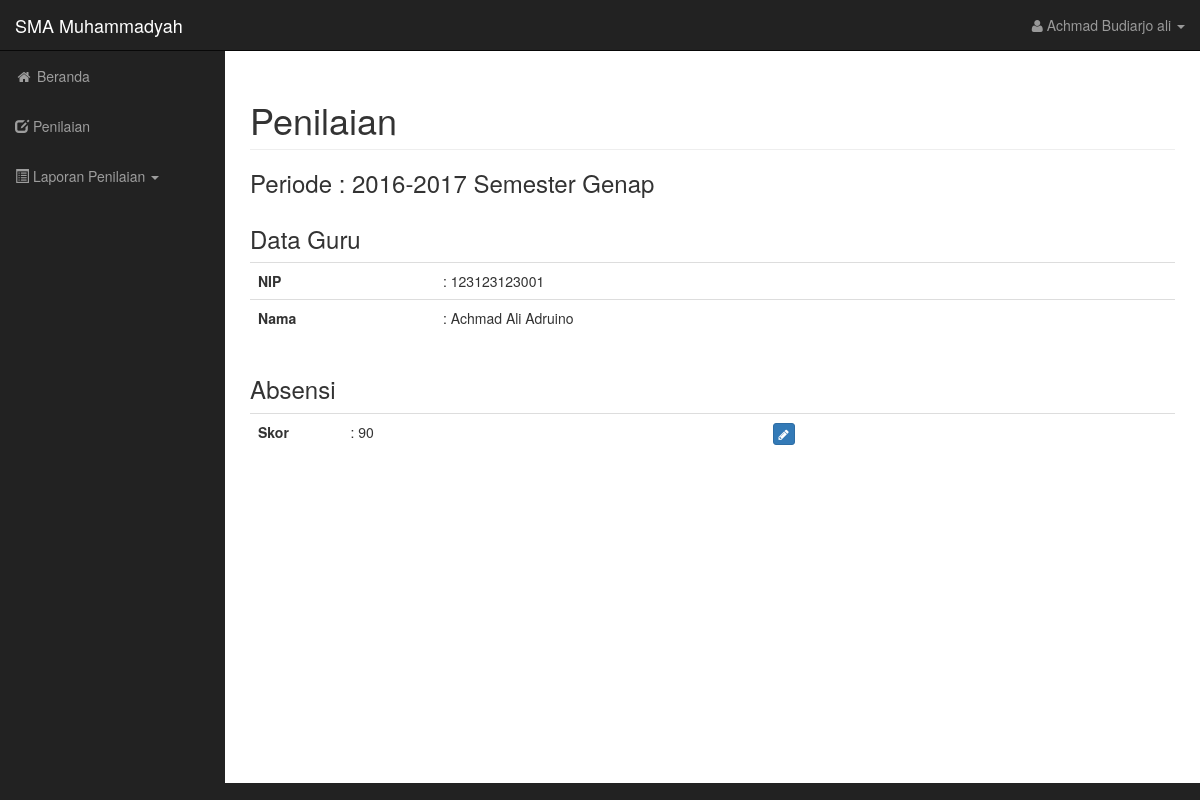
The app's page /index.php?p=penilaian&id=123123123001 (signed in) with its own data.
### tables this page shows
CREATE TABLE IF NOT EXISTS `pengguna` (
  `username` varchar(50) NOT NULL,
  `password` varchar(50) DEFAULT NULL,
  `nama` varchar(100) DEFAULT NULL,
  `hak_akses` int(11) DEFAULT NULL COMMENT '1 : Kepala Sekolah; 2 : Wakil Kepala Sekolah; 3 : Tata Usaha',
  PRIMARY KEY (`username`)
);

CREATE TABLE IF NOT EXISTS `periode` (
  `id_periode` int(11) NOT NULL AUTO_INCREMENT,
  `nama_periode` varchar(50) DEFAULT NULL,
  `sts` int(11) DEFAULT '0',
  `batas_waktu` date DEFAULT '0000-00-00',
  PRIMARY KEY (`id_periode`)
);

CREATE TABLE IF NOT EXISTS `data_guru` (
  `nip` varchar(50) NOT NULL,
  `nama_guru` varchar(100) DEFAULT NULL,
  `alamat` text,
  `tgl_lahir` date DEFAULT NULL,
  `jenis_kelamin` char(1) DEFAULT NULL,
  `status_kawin` char(1) DEFAULT NULL,
  `no_telp` varchar(20) DEFAULT NULL,
  `status_guru` varchar(20) DEFAULT NULL,
  `pendidikan_terakhir` varchar(20) DEFAULT NULL,
  PRIMARY KEY (`nip`)
);

CREATE TABLE IF NOT EXISTS `penilaian` (
  `id_penilaian` char(15) NOT NULL,
  `id_periode` int(11) NOT NULL,
  `nip` varchar(50) NOT NULL,
  `skor_absen` double NOT NULL DEFAULT '0',
  `skor_pertanyaan` double NOT NULL DEFAULT '0',
  `total_skor` double NOT NULL DEFAULT '0',
  PRIMARY KEY (`id_penilaian`),
  KEY `id_periode` (`id_periode`),
  KEY `nip` (`nip`),
  CONSTRAINT `FK_penilaian_data_guru` FOREIGN KEY (`nip`) REFERENCES `data_guru` (`nip`) ON DELETE CASCADE ON UPDATE CASCADE,
  CONSTRAINT `FK_penilaian_periode` FOREIGN KEY (`id_periode`) REFERENCES `periode` (`id_periode`) ON DELETE CASCADE ON UPDATE CASCADE
);

### config/koneksi.php (called while the page is built, shortened)
<?php
	function get_user()
	{
		$v = $_SESSION[md5('admin')];
		$data = mysql_query("SELECT * FROM pengguna WHERE username = '$v' ");
		$row = mysql_fetch_array($data);
        return  $row['nama'];
	}
	function get_hak_akses()
	{
		$v = $_SESSION[md5('admin')];
		$data = mysql_query("SELECT * FROM pengguna WHERE username = '$v' ");
		$row = mysql_fetch_array($data);
        return  $row['hak_akses'];
	}
	function get_periode()
	{
		$q = mysql_query("SELECT * FROM periode WHERE sts = 1");
		$row = mysql_fetch_array($q);
		return $row['id_periode'];
	}
	function get_periode_txt()
	{
		$q = mysql_query("SELECT * FROM periode WHERE sts = 1");
		$row = mysql_fetch_array($q);
		return $row['nama_periode'];
	}
	function get_skore_absen($idg='')
	{
		$idper = get_periode();
		$n = mysql_query("SELECT * FROM penilaian WHERE nip = '$idg' AND id_periode = $idper");
		$cn = mysql_num_rows($n);
		if($cn==0){
			$ret = '0';
		}else{
			$row = mysql_fetch_array($n);
			$ret = $row['skor_absen'];
		}
		return $ret;
	}
?>

### index.php (the view, shortened to what this page needs)
<?php require_once('config/koneksi.php');
?>
<!DOCTYPE html>
<html lang="en">
<head>
    <link rel="stylesheet" href="assets/css/bootstrap.min.css">
    <link href="assets/css/font-awesome.css" rel="stylesheet" type="text/css">
    <link href="assets/plugins/summernote/dist/summernote.css" rel="stylesheet" type="text/css">
    <link rel="stylesheet" href="assets/css/bootstrap-datepicker.min.css">
    <link rel="stylesheet" href="assets/css/bootstrap-datetimepicker.min.css">
    <link href="assets/plugins/morrisjs/morris.css" rel="stylesheet">
    <link rel="stylesheet" href="assets/css/sb-admin.css">
</head>
<body>
    <div id="wrapper">
        <nav class="navbar navbar-inverse navbar-fixed-top" role="navigation">
            <div class="navbar-header">
                <a class="navbar-brand" href="index.php">SMA Muhammadyah</a>
            </div>
            <ul class="nav navbar-right top-nav">
                <li class="dropdown">
                    <a href="#" class="dropdown-toggle" data-toggle="dropdown"><i class="fa fa-user"></i> <?= get_user(); ?> <b class="caret"></b></a>
                </li>
            </ul>
            <div class="collapse navbar-collapse navbar-ex1-collapse">
                <ul class="nav navbar-nav side-nav">
                    <li id="home">
                        <a href="index.php"><i class="fa fa-fw fa-home"></i> Beranda</a>
                    </li>
                    <?php if(get_hak_akses()==1 || get_hak_akses()==2 || get_hak_akses()==3){ ?>
                    <li id="penilaian">
                        <a href="index.php?p=penilaian"><i class="glyphicon glyphicon-edit"></i>  Penilaian</a>
                    </li>
                    <li id="lap_penilaian">
                        <a href="javascript:;" data-toggle="collapse" data-target="#men-lap"><i class="glyphicon glyphicon-list-alt"></i>  Laporan Penilaian <b class="caret "></b></a>
                    </li>
                    <?php } ?>
                </ul>
            </div>
        </nav>
        <div id="page-wrapper">
            <div class="container-fluid">
                <?php
                    if(isset($_GET['p'])){
                        $dir = 'pages';
                        $page = $_GET['p'].'.php';
                        $hal = scandir($dir);
                        if(in_array($page, $hal)){
                            include $dir.'/'.$page;
                        }else{
                            echo 'NOT FOUND';
                        }
                    }else{
                        include 'pages/home.php';
                    }
                ?>
            </div>
        </div>
    </div>
</body>
</html>

### pages/penilaian.php (shortened to what this page needs)
<div class="row">
    <div class="col-lg-12">
        <h1 class="page-header">
            Penilaian
        </h1>
        <h3>Periode : <?= get_periode_txt(); ?></h3>
        <div class="row">
            <div class="col-lg-12">
                <div class="table-responsive">
                    <?php if(isset($_GET['id'])):
                        $id = mysql_real_escape_string(htmlspecialchars($_GET['id']));
                        $data = mysql_query("SELECT * FROM data_guru WHERE nip = '$id' ");
                        while ($row = mysql_fetch_array($data)) {
                            $nama_guru      = $row['nama_guru'];
                        }
                    ?>
                    <div class="table-responsive">
                        <h3>Data Guru</h3>
                        <table class="table">
                            <tr><th width="20%">NIP</th><td>: <?= $id; ?></td></tr>
                            <tr><th>Nama</th><td>: <?= $nama_guru; ?></td></tr>
                        </table>
                    </div>
                    <?php if(get_hak_akses()==3){ ?>
                    <div class="table-responsive">
                        <h3>Absensi</h3>
                        <table class="table table-hover">
                            <tbody>
                                <tr>
                                    <th width="10%">Skor</th>
                                    <td>: <?= get_skore_absen($id); ?></td>
                                    <th><button type="button" class="btn btn-xs btn-primary" data-toggle="modal" data-target="#myModal"><i class="fa fa-pencil"></i></button></th>
                                </tr>
                            </tbody>
                        </table>
                    </div>
                    <?php } ?>
                    <?php endif; ?>
                    <div class="spacer"></div>
                </div>
            </div>
        </div>
    </div>
</div>

### assets/css/sb-admin.css (style rules this page uses)
body { margin-top: 100px; background-color: #222; }
@media (min-width:768px) { body { margin-top: 50px; } }
#wrapper { padding-left: 0; }
#page-wrapper { width: 100%; min-height: 550px; padding: 0; background-color: #fff; }
@media (min-width:768px) { #wrapper { padding-left: 225px; } }
@media (min-width:768px) { #page-wrapper { padding: 10px; } }
.top-nav { padding: 0 15px; }
.top-nav>li { display: inline-block; float: left; }
.top-nav>li>a { padding-top: 15px; padding-bottom: 15px; line-height: 20px; color: #999; }
@media (min-width:768px) { .side-nav { position: fixed; top: 51px; left: 225px; width: 225px; margin-left: -225px; border: none; border-radius: 0; overflow-y: auto; background-color: #222; bottom: 0; overflow-x: hidden; padding-bottom: 40px; } }
@media (min-width:768px) { .side-nav>li>a { width: 225px; } }
.spacer { width: 100%; height: 300px; }

### records on screen
pengguna: nama "Achmad Budiarjo ali"
periode: nama_periode "2016-2017 Semester Genap"
data_guru: nama_guru "Achmad Ali Adruino"
penilaian: skor_absen "90"

### other values on screen
$id "123123123001"
